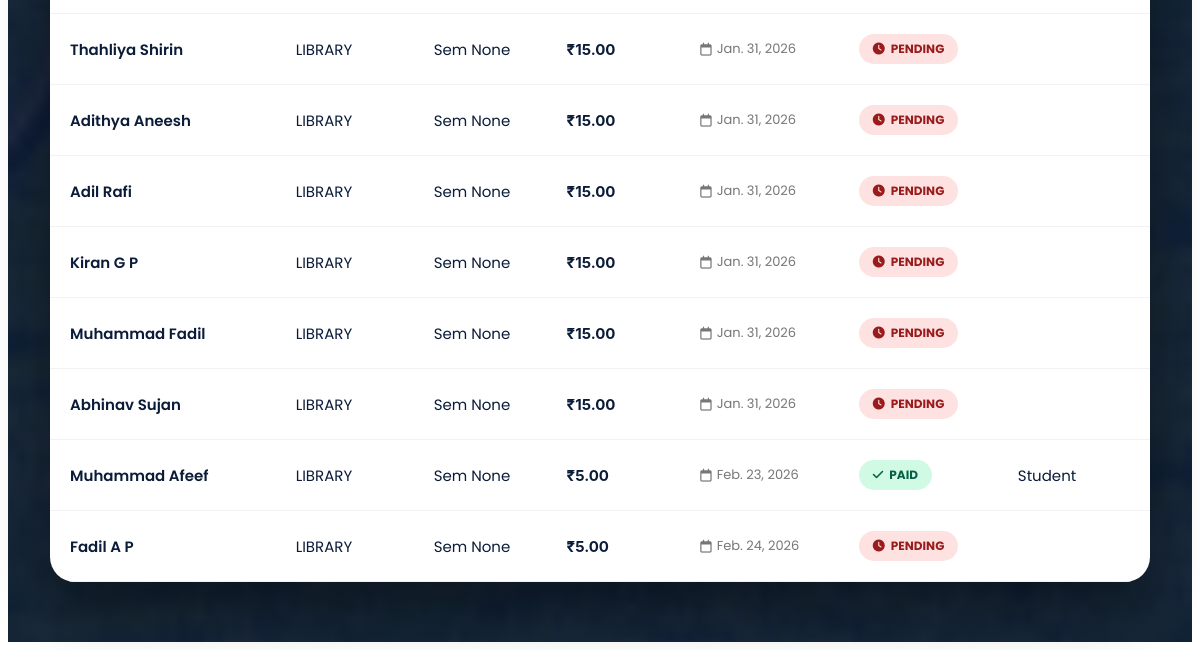
Page /fees/list/ (lower part) on the earlier database version.
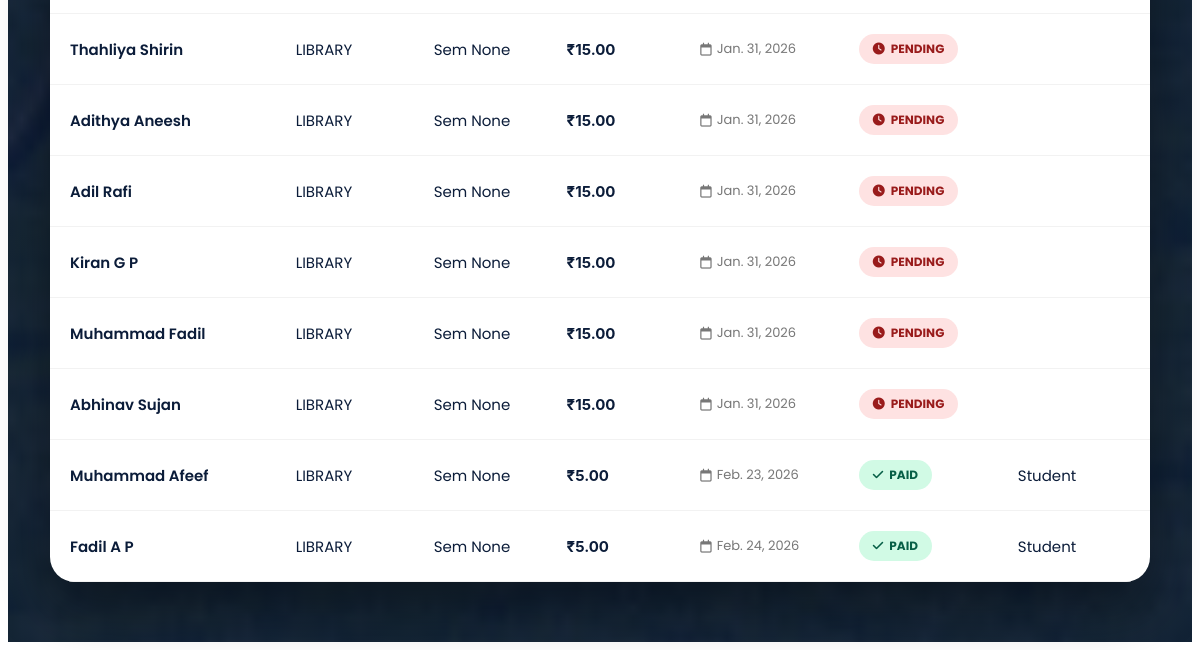
Same page on the later database version.
### fees/models.py (models this page shows)
class Fee(models.Model):
    PAID_BY_CHOICES = [
        ('student', 'Student'),
        ('parent', 'Parent'),
        ('teacher', 'Teacher'),
    ]
    issue = models.ForeignKey(
        Issue,
        on_delete=models.CASCADE,
        null=True,
        blank=True,
        related_name="fees"
    )
    user = models.ForeignKey(
        User,
        on_delete=models.CASCADE,
        related_name="fees",blank=True,null=True
    )
    student = models.ForeignKey(
        Student,
        on_delete=models.CASCADE,
        null=True,
        blank=True
    )
    fee_type = models.CharField(max_length=50)
    semester = models.PositiveIntegerField(
        choices=Student.SEMESTER_CHOICES,
        null=True,
        blank=True
    )
    amount = models.DecimalField(max_digits=8, decimal_places=2)
    due_date = models.DateField()
    is_paid = models.BooleanField(default=False)
    paid_by = models.CharField(
        max_length=10,
        choices=PAID_BY_CHOICES,
        null=True,
        blank=True
    )
    paypal_order_id = models.CharField(max_length=255, blank=True, null=True)
    paid_on = models.DateTimeField(null=True, blank=True)
    created_at = models.DateTimeField(auto_now_add=True)

### students/models.py (models this page shows, shortened)
class Student(models.Model):
    COURSE_CHOICES = (
        ('BCA', 'BCA'),
        ('BSC_CS', 'BSc Computer Science'),
        ('BSC_IT', 'BSc Information Technology'),
        ('BCOM', 'BCom'),
        ('BA', 'BA'),
    )
    user = models.OneToOneField(
        User,
        on_delete=models.CASCADE,
        related_name='student_profile',blank=True,null=True
    )
    course = models.CharField(max_length=20, choices=COURSE_CHOICES)
    SEMESTER_CHOICES = [
    (1, '1st Semester'),
    (2, '2nd Semester'),
    (3, '3rd Semester'),
    (4, '4th Semester'),
    (5, '5th Semester'),
    (6, '6th Semester'),
    ]
    semester = models.PositiveIntegerField(
        choices=SEMESTER_CHOICES,
        default=1
    )
    parent = models.OneToOneField(
        User,
        on_delete=models.CASCADE,
        related_name='parent_student',
        null=True,
        blank=True
    )
    first_name = models.CharField(max_length=50,blank=True)   # Student first name
    last_name = models.CharField(max_length=50,blank=True)    # Student last name
    father_name = models.CharField(max_length=100,blank=True)
    mother_name = models.CharField(max_length=100,blank=True)
    register_number = models.CharField(
        max_length=20,
        unique=True,blank=True
    )
    date_of_birth = models.DateField()
    profile_photo = models.ImageField(
        upload_to='student_profiles/',
        blank=True,
        null=True
    )
    parent_email = models.EmailField(blank=True, null=True)
    otp = models.CharField(max_length=6, blank=True, null=True)  # store OTP
    otp_created_at = models.DateTimeField(blank=True, null=True)  # store OTP timestamp

### fees/views.py (the view)
# urls.py: path('list/', views.fee_list, name='fee_list'),
def fee_list(request):
    from .models import Fee
    fees = Fee.objects.all()
    return render(request, 'fees/fee_list.html', {'fees': fees})

### notifications/context_processors.py (called while the page is built)
def notification_count(request):
    if request.user.is_authenticated:
        count = Notification.objects.filter(
            recipient=request.user,
            is_read=False
        ).count()
    else:
        count = 0
    return {
        'unread_notification_count': count
    }

### templates/fees/fee_list.html (shortened to what this page needs)
{% extends "base.html" %}
{% load static %}
{% block content %}
<link rel="stylesheet" href="https://cdnjs.cloudflare.com/ajax/libs/font-awesome/6.5.1/css/all.min.css"/>
<div class="fees-wrapper">
    <div class="container">
        <div class="fees-card">
            <div class="table-container">
                <table class="fees-table">
                    <tbody>
                        {% for fee in fees %}
                        <tr>
                            <td data-label="Student" class="student-name">
                                {{ fee.student.first_name }} {{ fee.student.last_name }}
                            </td>
                            <td data-label="Fee Type">{{ fee.fee_type }}</td>
                            <td data-label="Semester">Sem {{ fee.semester }}</td>
                            <td data-label="Amount" class="amount-text">₹{{ fee.amount }}</td>
                            <td data-label="Due Date">
                                <span class="due-date">
                                    <i class="fa-regular fa-calendar"></i> {{ fee.due_date }}
                                </span>
                            </td>
                            <td data-label="Status">
                                {% if fee.is_paid %}
                                    <span class="badge badge-paid">
                                        <i class="fa-solid fa-check"></i> Paid
                                    </span>
                                {% else %}
                                    <span class="badge badge-unpaid">
                                        <i class="fa-solid fa-clock"></i> Pending
                                    </span>
                                {% endif %}
                            </td>
                            <td>
    {% if fee.paid_by == 'parent' %}
        Parent
    {% elif fee.paid_by == 'student' %}
        Student
    {% endif %}
</td>
                        </tr>
                        {% endfor %}
                    </tbody>
                </table>
            </div>
        </div>
    </div>
</div>
{% endblock %}

Differences in the rows shown:
changed Fee "Feb. 24, 2026": is_paid "PENDING" → "PAID"; now shows "Student"
